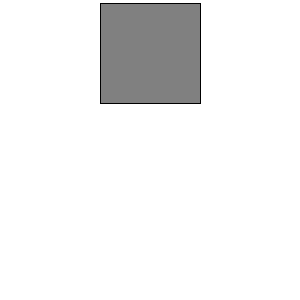
Frame 1 (no input)
Frame 60 (the mouse pressed at the canvas centre just before this capture): identical to frame 1, image omitted
Frame 120 (the mouse held since frame 60 and released just before this capture): identical to frame 1, image omitted

The Processing sketch that drew this single still picture (run headless with seeded random() and noise(); from frame 60 on, the mouse is pressed at the canvas centre):

// Processing sketch: base
// ── base.pde
float __x = 150; //min:0 max:200
float __y = 53; //min:0 max:200
float __width = 100; //min:70 max:200
float __height = 100; //min:70 max:200

float __r = 128; //min:1 max:255
float __g = 128; //min:1 max:255
float __b = 128; //min:1 max:255


void setup() {
  size(300, 300);
  background(255);
  pixelDensity(2);

  rectMode(CENTER);

  fill(__r, __g, __b);
  rect(__x, __y, __width, __height); //--> Building
}

void draw() {
  
}
